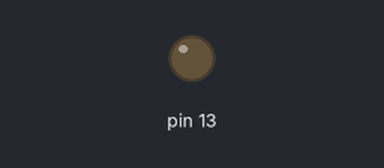
A sketch run on a simulated Arduino Uno, built with avr-gcc and run on an emulated ATmega328P. Shown: output pins drawn as LEDs (lit = HIGH).

Above: at 0.1 s.
Timing chart, 0 to 1.6 s (numbered marks = the images above):
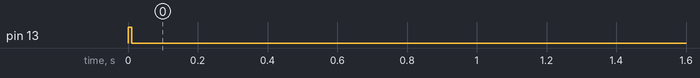

The sketch:

pumponoff.ino
```cpp
int x = 250000;
int y = 10;
void setup() {
  pinMode(13, OUTPUT);
}
void loop() {
  digitalWrite(13, HIGH);
  delay(y);
  digitalWrite(13, LOW);
  delay(y-120000);

}
```

Measured:
- by itself, pin 13: LOW → HIGH at 0.00 s, → LOW 0.01 s later
